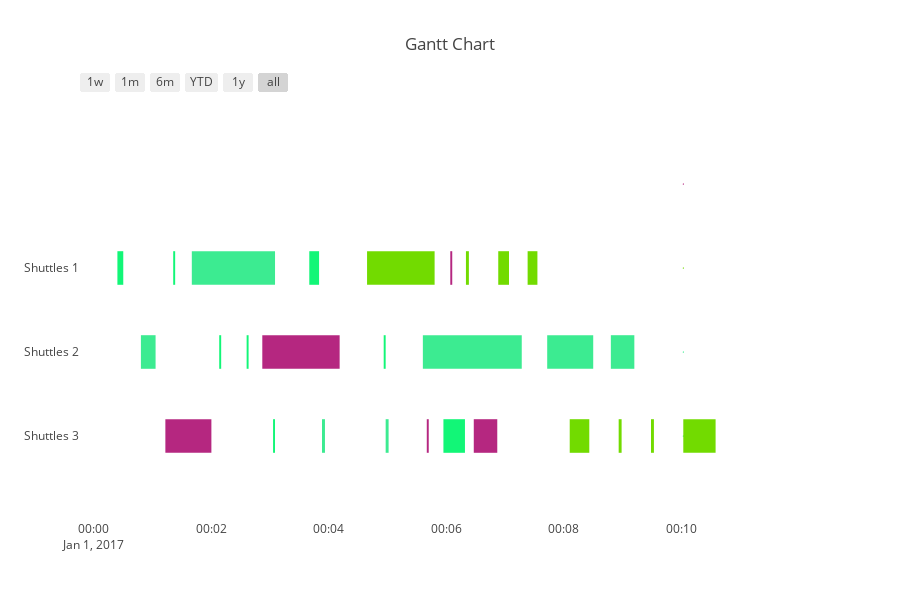

Notebook code for this chart:
### Markdown cell above
Grafica de Gantt para las maquinas:

### Code cell
uri = params['gantt_shuttles'] 
draw_gantt(uri, 'Shuttles')

### Figure 1 — Plotly figure (JSON) as saved in the notebook; plotly's stock layout.template omitted (floating-point values rounded to 4 significant figures)
{"data": [{"marker": {"color": "white"}, "name": "", "x": ["2017-01-01 0:00:24", "2017-01-01 0:00:30"], "y": [2, 2]}, {"marker": {"color": "white"}, "name": "", "x": ["2017-01-01 0:01:21", "2017-01-01 0:01:23"], "y": [2, 2]}, {"marker": {"color": "white"}, "name": "", "x": ["2017-01-01 0:01:40", "2017-01-01 0:03:05"], "y": [2, 2]}, {"marker": {"color": "white"}, "name": "", "x": ["2017-01-01 0:03:40", "2017-01-01 0:03:50"], "y": [2, 2]}, {"marker": {"color": "white"}, "name": "", "x": ["2017-01-01 0:04:39", "2017-01-01 0:05:48"], "y": [2, 2]}, {"marker": {"color": "white"}, "name": "", "x": ["2017-01-01 0:06:04", "2017-01-01 0:06:06"], "y": [2, 2]}, {"marker": {"color": "white"}, "name": "", "x": ["2017-01-01 0:06:20", "2017-01-01 0:06:23"], "y": [2, 2]}, {"marker": {"color": "white"}, "name": "", "x": ["2017-01-01 0:06:53", "2017-01-01 0:07:04"], "y": [2, 2]}, {"marker": {"color": "white"}, "name": "", "x": ["2017-01-01 0:07:23", "2017-01-01 0:07:33"], "y": [2, 2]}, {"marker": {"color": "white"}, "name": "", "x": ["2017-01-01 0:00:48", "2017-01-01 0:01:03"], "y": [1, 1]}, {"marker": {"color": "white"}, "name": "", "x": ["2017-01-01 0:02:08", "2017-01-01 0:02:10"], "y": [1, 1]}, {"marker": {"color": "white"}, "name": "", "x": ["2017-01-01 0:02:36", "2017-01-01 0:02:38"], "y": [1, 1]}, {"marker": {"color": "white"}, "name": "", "x": ["2017-01-01 0:02:52", "2017-01-01 0:04:11"], "y": [1, 1]}, {"marker": {"color": "white"}, "name": "", "x": ["2017-01-01 0:04:56", "2017-01-01 0:04:58"], "y": [1, 1]}, {"marker": {"color": "white"}, "name": "", "x": ["2017-01-01 0:05:36", "2017-01-01 0:07:17"], "y": [1, 1]}, {"marker": {"color": "white"}, "name": "", "x": ["2017-01-01 0:07:43", "2017-01-01 0:08:30"], "y": [1, 1]}, {"marker": {"color": "white"}, "name": "", "x": ["2017-01-01 0:08:48", "2017-01-01 0:09:12"], "y": [1, 1]}, {"marker": {"color": "white"}, "name": "", "x": ["2017-01-01 0:01:13", "2017-01-01 0:02:00"], "y": [0, 0]}, {"marker": {"color": "white"}, "name": "", "x": ["2017-01-01 0:03:03", "2017-01-01 0:03:05"], "y": [0, 0]}, {"marker": {"color": "white"}, "name": "", "x": ["2017-01-01 0:03:53", "2017-01-01 0:03:56"], "y": [0, 0]}, {"marker": {"color": "white"}, "name": "", "x": ["2017-01-01 0:04:58", "2017-01-01 0:05:01"], "y": [0, 0]}, {"marker": {"color": "white"}, "name": "", "x": ["2017-01-01 0:05:40", "2017-01-01 0:05:42"], "y": [0, 0]}, {"marker": {"color": "white"}, "name": "", "x": ["2017-01-01 0:05:57", "2017-01-01 0:06:19"], "y": [0, 0]}, {"marker": {"color": "white"}, "name": "", "x": ["2017-01-01 0:06:28", "2017-01-01 0:06:52"], "y": [0, 0]}, {"marker": {"color": "white"}, "name": "", "x": ["2017-01-01 0:08:06", "2017-01-01 0:08:26"], "y": [0, 0]}, {"marker": {"color": "white"}, "name": "", "x": ["2017-01-01 0:08:56", "2017-01-01 0:08:59"], "y": [0, 0]}, {"marker": {"color": "white"}, "name": "", "x": ["2017-01-01 0:09:29", "2017-01-01 0:09:32"], "y": [0, 0]}, {"marker": {"color": "white"}, "name": "", "x": ["2017-01-01 0:10:02", "2017-01-01 0:10:35"], "y": [0, 0]}, {"hoverinfo": "none", "marker": {"color": "rgb(18, 246, 119)", "size": 1}, "name": "Sub product 0", "showlegend": true, "x": ["2017-01-01 0:10:02", "2017-01-01 0:10:02"], "y": [0, 0]}, {"hoverinfo": "none", "marker": {"color": "rgb(60, 235, 145)", "size": 1}, "name": "Sub product 1", "showlegend": true, "x": ["2017-01-01 0:10:02", "2017-01-01 0:10:02"], "y": [1, 1]}, {"hoverinfo": "none", "marker": {"color": "rgb(114, 219, 0)", "size": 1}, "name": "Sub product 2", "showlegend": true, "x": ["2017-01-01 0:10:02", "2017-01-01 0:10:02"], "y": [2, 2]}, {"hoverinfo": "none", "marker": {"color": "rgb(181, 39, 128)", "size": 1}, "name": "Sub product 3", "showlegend": true, "x": ["2017-01-01 0:10:02", "2017-01-01 0:10:02"], "y": [3, 3]}], "layout": {"height": 600, "hovermode": "closest", "shapes": [{"fillcolor": "rgb(18, 246, 119)", "line": {"width": 0}, "opacity": 1, "type": "rect", "x0": "2017-01-01 0:00:24", "x1": "2017-01-01 0:00:30", "xref": "x", "y0": 1.8, "y1": 2.2, "yref": "y"}, {"fillcolor": "rgb(18, 246, 119)", "line": {"width": 0}, "opacity": 1, "type": "rect", "x0": "2017-01-01 0:01:21", "x1": "2017-01-01 0:01:23", "xref": "x", "y0": 1.8, "y1": 2.2, "yref": "y"}, {"fillcolor": "rgb(60, 235, 145)", "line": {"width": 0}, "opacity": 1, "type": "rect", "x0": "2017-01-01 0:01:40", "x1": "2017-01-01 0:03:05", "xref": "x", "y0": 1.8, "y1": 2.2, "yref": "y"}, {"fillcolor": "rgb(18, 246, 119)", "line": {"width": 0}, "opacity": 1, "type": "rect", "x0": "2017-01-01 0:03:40", "x1": "2017-01-01 0:03:50", "xref": "x", "y0": 1.8, "y1": 2.2, "yref": "y"}, {"fillcolor": "rgb(114, 219, 0)", "line": {"width": 0}, "opacity": 1, "type": "rect", "x0": "2017-01-01 0:04:39", "x1": "2017-01-01 0:05:48", "xref": "x", "y0": 1.8, "y1": 2.2, "yref": "y"}, {"fillcolor": "rgb(181, 39, 128)", "line": {"width": 0}, "opacity": 1, "type": "rect", "x0": "2017-01-01 0:06:04", "x1": "2017-01-01 0:06:06", "xref": "x", "y0": 1.8, "y1": 2.2, "yref": "y"}, {"fillcolor": "rgb(114, 219, 0)", "line": {"width": 0}, "opacity": 1, "type": "rect", "x0": "2017-01-01 0:06:20", "x1": "2017-01-01 0:06:23", "xref": "x", "y0": 1.8, "y1": 2.2, "yref": "y"}, {"fillcolor": "rgb(114, 219, 0)", "line": {"width": 0}, "opacity": 1, "type": "rect", "x0": "2017-01-01 0:06:53", "x1": "2017-01-01 0:07:04", "xref": "x", "y0": 1.8, "y1": 2.2, "yref": "y"}, {"fillcolor": "rgb(114, 219, 0)", "line": {"width": 0}, "opacity": 1, "type": "rect", "x0": "2017-01-01 0:07:23", "x1": "2017-01-01 0:07:33", "xref": "x", "y0": 1.8, "y1": 2.2, "yref": "y"}, {"fillcolor": "rgb(60, 235, 145)", "line": {"width": 0}, "opacity": 1, "type": "rect", "x0": "2017-01-01 0:00:48", "x1": "2017-01-01 0:01:03", "xref": "x", "y0": 0.8, "y1": 1.2, "yref": "y"}, {"fillcolor": "rgb(18, 246, 119)", "line": {"width": 0}, "opacity": 1, "type": "rect", "x0": "2017-01-01 0:02:08", "x1": "2017-01-01 0:02:10", "xref": "x", "y0": 0.8, "y1": 1.2, "yref": "y"}, {"fillcolor": "rgb(18, 246, 119)", "line": {"width": 0}, "opacity": 1, "type": "rect", "x0": "2017-01-01 0:02:36", "x1": "2017-01-01 0:02:38", "xref": "x", "y0": 0.8, "y1": 1.2, "yref": "y"}, {"fillcolor": "rgb(181, 39, 128)", "line": {"width": 0}, "opacity": 1, "type": "rect", "x0": "2017-01-01 0:02:52", "x1": "2017-01-01 0:04:11", "xref": "x", "y0": 0.8, "y1": 1.2, "yref": "y"}, {"fillcolor": "rgb(18, 246, 119)", "line": {"width": 0}, "opacity": 1, "type": "rect", "x0": "2017-01-01 0:04:56", "x1": "2017-01-01 0:04:58", "xref": "x", "y0": 0.8, "y1": 1.2, "yref": "y"}, {"fillcolor": "rgb(60, 235, 145)", "line": {"width": 0}, "opacity": 1, "type": "rect", "x0": "2017-01-01 0:05:36", "x1": "2017-01-01 0:07:17", "xref": "x", "y0": 0.8, "y1": 1.2, "yref": "y"}, {"fillcolor": "rgb(60, 235, 145)", "line": {"width": 0}, "opacity": 1, "type": "rect", "x0": "2017-01-01 0:07:43", "x1": "2017-01-01 0:08:30", "xref": "x", "y0": 0.8, "y1": 1.2, "yref": "y"}, {"fillcolor": "rgb(60, 235, 145)", "line": {"width": 0}, "opacity": 1, "type": "rect", "x0": "2017-01-01 0:08:48", "x1": "2017-01-01 0:09:12", "xref": "x", "y0": 0.8, "y1": 1.2, "yref": "y"}, {"fillcolor": "rgb(181, 39, 128)", "line": {"width": 0}, "opacity": 1, "type": "rect", "x0": "2017-01-01 0:01:13", "x1": "2017-01-01 0:02:00", "xref": "x", "y0": -0.2, "y1": 0.2, "yref": "y"}, {"fillcolor": "rgb(18, 246, 119)", "line": {"width": 0}, "opacity": 1, "type": "rect", "x0": "2017-01-01 0:03:03", "x1": "2017-01-01 0:03:05", "xref": "x", "y0": -0.2, "y1": 0.2, "yref": "y"}, {"fillcolor": "rgb(60, 235, 145)", "line": {"width": 0}, "opacity": 1, "type": "rect", "x0": "2017-01-01 0:03:53", "x1": "2017-01-01 0:03:56", "xref": "x", "y0": -0.2, "y1": 0.2, "yref": "y"}, {"fillcolor": "rgb(60, 235, 145)", "line": {"width": 0}, "opacity": 1, "type": "rect", "x0": "2017-01-01 0:04:58", "x1": "2017-01-01 0:05:01", "xref": "x", "y0": -0.2, "y1": 0.2, "yref": "y"}, {"fillcolor": "rgb(181, 39, 128)", "line": {"width": 0}, "opacity": 1, "type": "rect", "x0": "2017-01-01 0:05:40", "x1": "2017-01-01 0:05:42", "xref": "x", "y0": -0.2, "y1": 0.2, "yref": "y"}, {"fillcolor": "rgb(18, 246, 119)", "line": {"width": 0}, "opacity": 1, "type": "rect", "x0": "2017-01-01 0:05:57", "x1": "2017-01-01 0:06:19", "xref": "x", "y0": -0.2, "y1": 0.2, "yref": "y"}, {"fillcolor": "rgb(181, 39, 128)", "line": {"width": 0}, "opacity": 1, "type": "rect", "x0": "2017-01-01 0:06:28", "x1": "2017-01-01 0:06:52", "xref": "x", "y0": -0.2, "y1": 0.2, "yref": "y"}, {"fillcolor": "rgb(114, 219, 0)", "line": {"width": 0}, "opacity": 1, "type": "rect", "x0": "2017-01-01 0:08:06", "x1": "2017-01-01 0:08:26", "xref": "x", "y0": -0.2, "y1": 0.2, "yref": "y"}, {"fillcolor": "rgb(114, 219, 0)", "line": {"width": 0}, "opacity": 1, "type": "rect", "x0": "2017-01-01 0:08:56", "x1": "2017-01-01 0:08:59", "xref": "x", "y0": -0.2, "y1": 0.2, "yref": "y"}, {"fillcolor": "rgb(114, 219, 0)", "line": {"width": 0}, "opacity": 1, "type": "rect", "x0": "2017-01-01 0:09:29", "x1": "2017-01-01 0:09:32", "xref": "x", "y0": -0.2, "y1": 0.2, "yref": "y"}, {"fillcolor": "rgb(114, 219, 0)", "line": {"width": 0}, "opacity": 1, "type": "rect", "x0": "2017-01-01 0:10:02", "x1": "2017-01-01 0:10:35", "xref": "x", "y0": -0.2, "y1": 0.2, "yref": "y"}], "showlegend": true, "title": "Gantt Chart", "width": 900, "xaxis": {"rangeselector": {"buttons": [{"count": 7, "label": "1w", "step": "day", "stepmode": "backward"}, {"count": 1, "label": "1m", "step": "month", "stepmode": "backward"}, {"count": 6, "label": "6m", "step": "month", "stepmode": "backward"}, {"count": 1, "label": "YTD", "step": "year", "stepmode": "todate"}, {"count": 1, "label": "1y", "step": "year", "stepmode": "backward"}, {"step": "all"}]}, "showgrid": false, "type": "date", "zeroline": false}, "yaxis": {"autorange": false, "range": [-1, 4], "showgrid": false, "ticktext": ["Shuttles 3", "Shuttles 2", "Shuttles 1"], "tickvals": [0, 1, 2], "zeroline": false}}}
